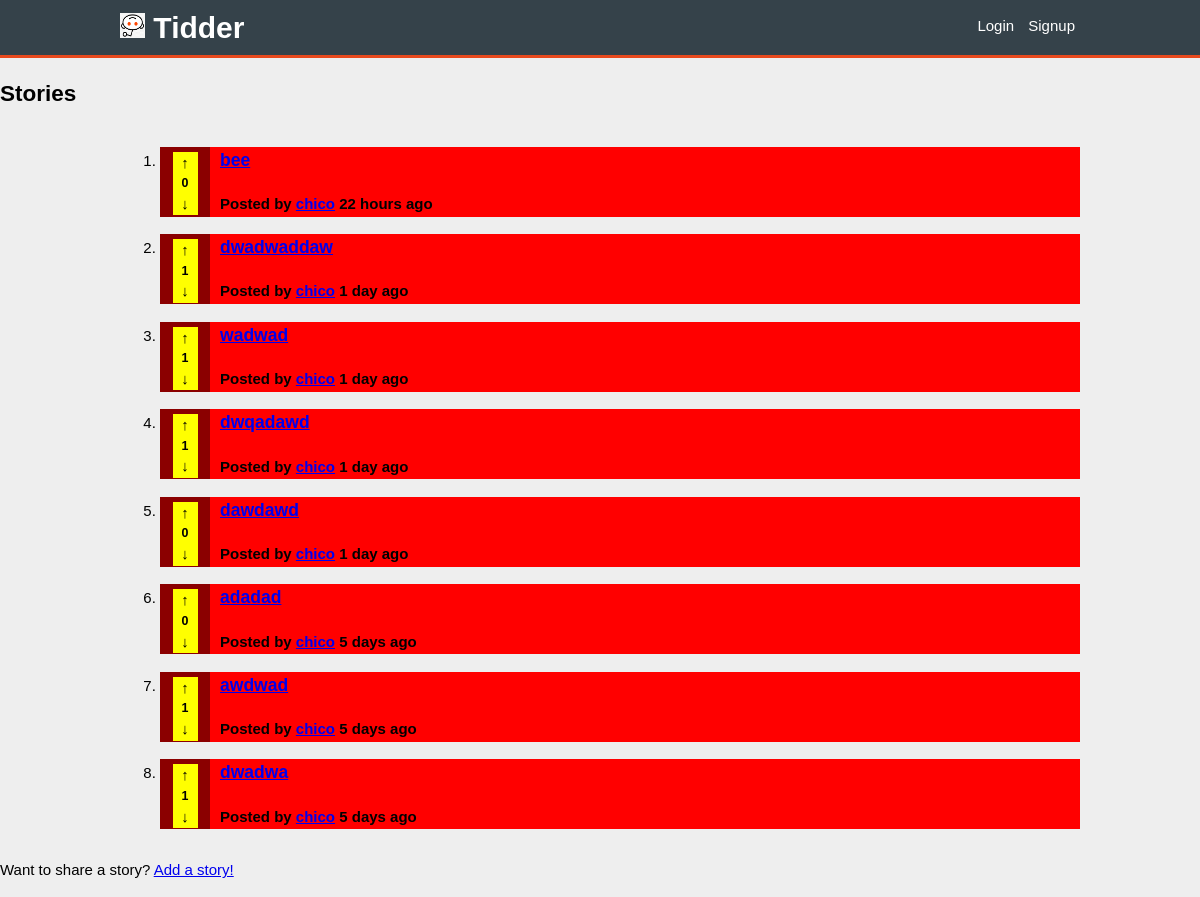
/pages/stories.php, run on the app's committed database.
### tables this page shows
CREATE TABLE opinion (
    opinion_id INTEGER NOT NULL PRIMARY KEY AUTOINCREMENT,
	parent_id INTEGER REFERENCES opinion(opinion_id),
    opinion_title VARCHAR,
    opinion_text VARCHAR NOT NULL,
	posted DATETIME NOT NULL,
    user_id INTEGER NOT NULL REFERENCES user
);

### pages/stories.php (called while the page is built, shortened)
<?php
	include_once('../includes/date.php');
	include_once('../database/db_story.php');
	include_once('../templates/tpl_common.php');
	include_once('../templates/tpl_stories.php');
	$stories = array_reverse(getAllStories());
	$now = time();
	for($i = 0; $i < count($stories); $i++){
		$stories[$i]['username'] = getUserName($stories[$i]['user_id']);
		$stories[$i]['score'] = getScore($stories[$i]['opinion_id']);
	}
	$page = 'stories.php';
	draw_header(true);
	draw_stories($stories,true);
	draw_footer();
?>

### database/db_story.php (called while the page is built, shortened)
<?php
	function getAllStories() {
		$db = Database::instance()->db();
		$stmt = $db->prepare('SELECT * FROM opinion WHERE parent_id IS NULL');
		$stmt->execute();
		return $stmt->fetchAll();
	}
?>

### includes/date.php (called while the page is built, shortened)
<?php
	function deltaTime($now, $date){
		$time = strtotime($date);
		$delta = $now - $time;
		if(!floor($delta/86400)){
			$time_word = (floor($delta/3600) == 1 ? ' hour ' : ' hours ');
			return floor($delta/3600).$time_word.'ago';
		}
		if(!floor($delta/2592000)){
			$time_word = (floor($delta/86400) == 1 ? ' day ' : ' days ');
			return floor($delta/86400).$time_word.'ago';
		}
		$time_word = (floor($delta/31104000) == 1 ? ' year ' : ' years ');
		return floor($delta/31104000).$time_word.'ago';
	}
?>

### templates/tpl_stories.php (the view)
<?php function draw_stories($stories, $not_profile){ ?>
        <section id="stories">
		<header>
			<h2>Stories</h2>
		</header>
		<div class = "container">
			<ol>
					<?php
							foreach($stories as $story)
					draw_story($story);
			?>
			</ol>
		</div>
		<?php if($not_profile){?>
		<footer>
			<p>Want to share a story? <a href="add_story.php">Add a story!</a></p>
		</footer>
		<?php } ?>
		 </section>
		<?php } ?>
    <?php function draw_story($story) {
		global $now;?>
		<li>
				<article class="story" data-id="<?=$story['opinion_id']?>">
					<div class = "votes-container">
							<div class = "votes">
								<div class="upvote" role="button" data-value="<?=$story['vote']?>">&#8593;</div>
								<h5><?=$story['score']?></h5>
								<div class="downvote" role="button" data-value="<?=$story['vote']?>">&#8595;</div>
							</div>
					</div>
					<div class = "storyinfo">
						<h3><a href="story.php?story_id=<?=$story['opinion_id']?>"><?=$story['opinion_title']?></a></h3>
						<h4>Posted by <a href="<?='profile.php?username='.urlencode($story['username'])?>"><?=$story['username']?></a> <?=deltaTime($now, $story['posted'])?></h4>
					</div>
		   </article>
		</li>
    <?php } ?>

### templates/tpl_common.php (shortened to what this page needs)
<?php
function draw_header($isnt_login_signup) {
	global $page;
?>
<!DOCTYPE html>
<html lang="en-US">
<head>
	<link rel="stylesheet" type="text/css" href="../css/style.css">
</head>
<body>
	<header>
		<div class = "container">
			<h1>
				<a href="../index.php">
					<img src="../pictures/default.jpg" alt="icon" width = "25" height = "25"> Tidder
				</a>
			</h1>
			<?php if(!isset($_SESSION['user_id'])) {
					if($isnt_login_signup) { ?>
					<nav>
						<ul>
							<li><a href='../pages/login.php?redirect=<?=urlencode($page)?>''>Login</a></li>
							<li><a href='../pages/signup.php?redirect=<?=urlencode($page)?>'>Signup</a></li>
						</ul>
					</nav>
			<?php }
			} ?>
		</div>
	</header>
<?php
}
function draw_footer() {?>
	</body>
</html>
<?php } ?>

### css/style.css (style rules this page uses)
:root { --main-bg-color: #eee; --section-login-bg-color: white; --section-login-border-color: #ddd; --section-login-footer-bg-color: #eef; --button-bg-color: #bbf; --button-hover-bg-color: #aaf; }
body { font: 15px/1.5 Arial, Helvetica, sans-serif; padding: 0; margin: 0; background-color: var(--main-bg-color); }
.container { width: 80%; margin: 0px auto; overflow: hidden; }
body > header { background-color: #35424a; color: #ffffff; padding-top: 5px; min-height: 50px; border-bottom: #e8491d 3px solid; }
body > header a { color: #ffffff; text-decoration: none; }
body > header nav a { padding: 5px; }
body > header nav li { padding: 0px; }
body > header ul { padding: 0; margin: 0; }
body > header li { display: inline; padding: 0 20px; }
body > header h1 { float: left; margin: 0; }
body > header nav { float: right; margin-top: 10px; }
article.story { background-color: red; position: relative; min-height: 70px; }
article.story .storyinfo { padding-left: 60px; }
article.story .votes-container { position: absolute; background-color: darkred; float: left; width: 50px; bottom: 0; top:0; left:0; }
article.story .votes { background-color: yellow; width: 50%; margin: 0 auto; margin-top: 5px; display: flex; align-items: center; justify-content: center; flex-direction: column; }
article.story .votes-container h5 { padding: 0; margin: 0; }

### data on the page
opinion: score "0", opinion_title "bee", username "chico", posted "22 hours ago"
opinion: user "1", opinion_title "dwadwaddaw", username "chico", posted "1 day ago"
opinion: user "1", opinion_title "wadwad", username "chico", posted "1 day ago"
opinion: user "1", opinion_title "dwqadawd", username "chico", posted "1 day ago"
opinion: score "0", opinion_title "dawdawd", username "chico", posted "1 day ago"
opinion: score "0", opinion_title "adadad", username "chico", posted "5 days ago"
opinion: user "1", opinion_title "awdwad", username "chico", posted "5 days ago"
opinion: user "1", opinion_title "dwadwa", username "chico", posted "5 days ago"
